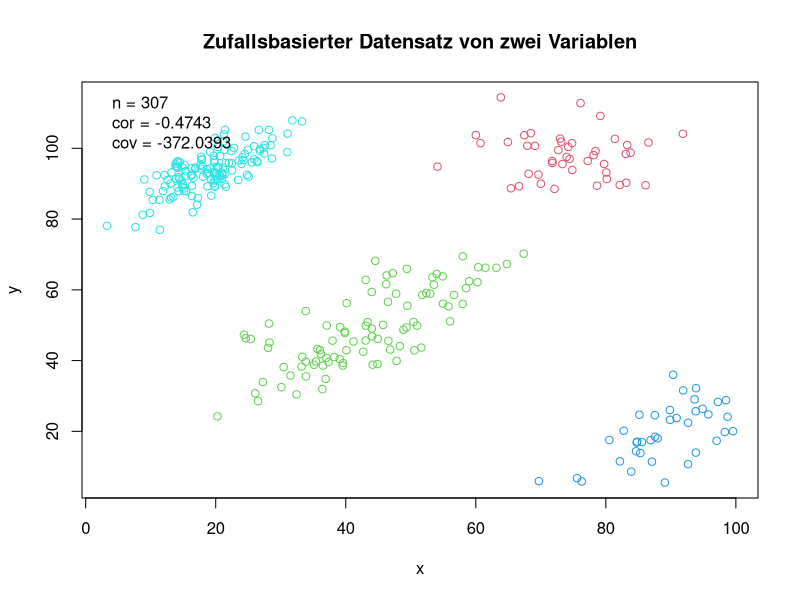
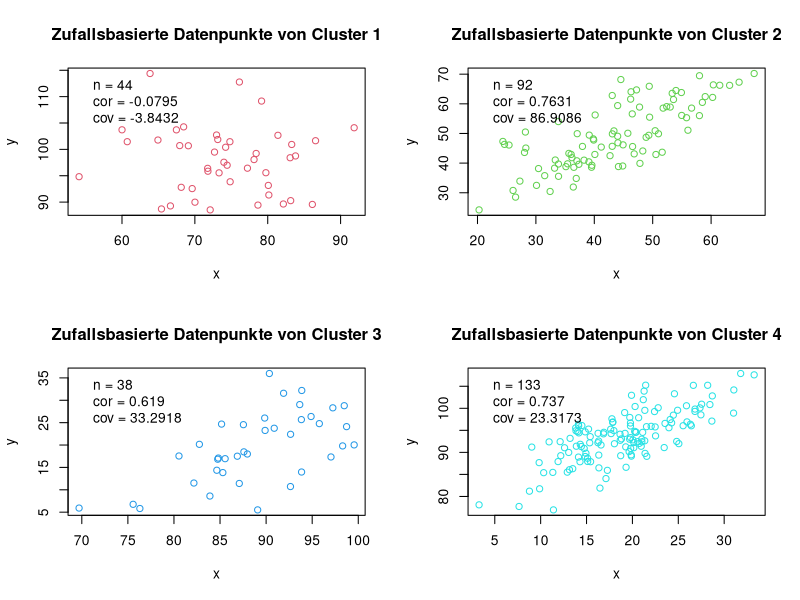
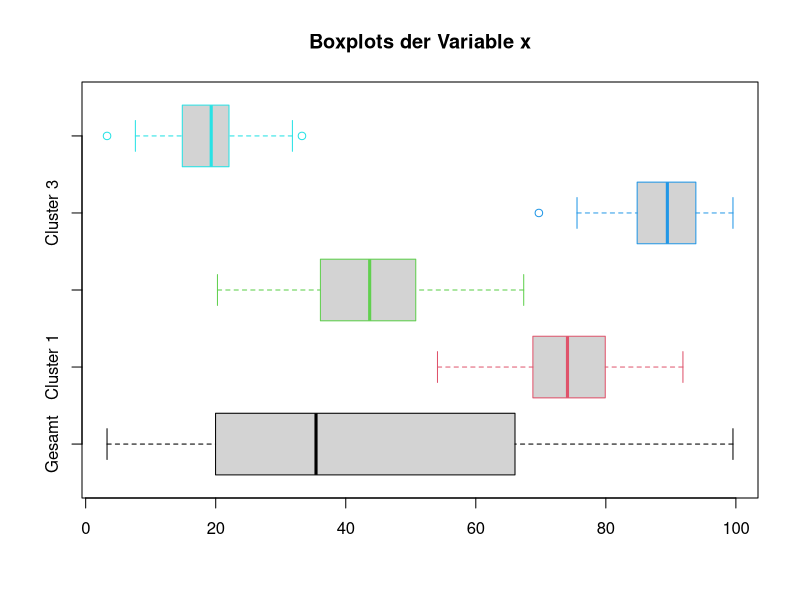
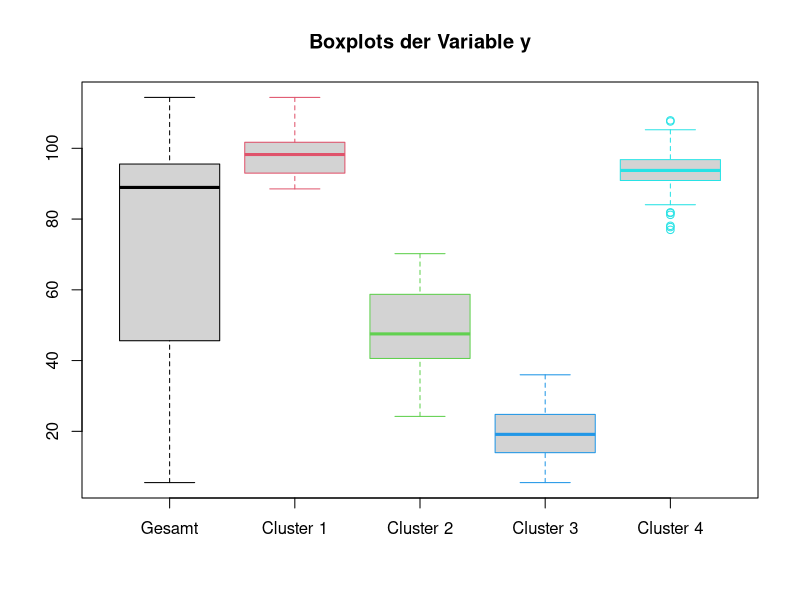

These figures' R source, in order:
library(mvtnorm)


################################################################################
# Declare functions
################################################################################


# Creates a user-defined number of clusters with 10 to 200 data points for each
# one.
# - number_of_clusters
create_clusters = function(number_of_clusters){
  
  data = matrix(0,0,3)
  
  for(i in 1:number_of_clusters){
    
    # If the range of random_numbers is chosen larger the possibility 
    # of more different clusters is higher
    random_numbers = round(runif(4,0,100))
    number_of_points = round(runif(1,10,200))
    
    index = matrix(i,number_of_points,1)
    
    new_cluster = cbind(create_single_cluster(random_numbers, number_of_points),
                        index)
    
    # Combine the different matrixes to a data matrix
    data = rbind(data, new_cluster)
  }
  
  return(data)
}


# Creates a single cluster to given
# - random_numbers
# - number_of_points
create_single_cluster = function(random_numbers, number_of_points){
  
  data = matrix
  
  mean_of_data = c(random_numbers[1],random_numbers[2])
  # Covariance matrix of has to have a positiv semidefinite quadratic form
  # Matrix fullfills the criteria because Random_numbers is sum of 
  # random_numbers[4] and another random number
  sigma_of_data = matrix(c(sum(random_numbers[3],random_numbers[4]),
                           random_numbers[4],
                           random_numbers[4],
                           sum(random_numbers[3],random_numbers[4])),2)
  
  # Combine the matrixes
  data = rmvnorm(number_of_points,
                 mean_of_data,
                 sigma_of_data)
  
  return(data)
  
}


# Gives back the order of plots in the plot viewer
# - number_of_clusters
plot_order = function(number_of_clusters){
  if(number_of_clusters >= 1 && number_of_clusters <=16){
    if(number_of_clusters == 1){
      return(c(1,1))
    }else if(number_of_clusters == 2){
      return(c(1,2))
    }else if(number_of_clusters == 3 || number_of_clusters == 4){
      return(c(2,2))
    }else if(number_of_clusters == 5 || number_of_clusters == 6){
      return(c(2,3))
    }else if(number_of_clusters >= 7 && number_of_clusters <= 9){
      return(c(3,3))
    }else if(number_of_clusters >= 10 && number_of_clusters <= 12){
      return(c(3,4))
    }else if(number_of_clusters >= 13 && number_of_clusters <= 16){
      return(c(4,4))
    }else{
      return(FALSE)
    }
  }else{
    return(FALSE)
  }
}

# Returns information useful for a legend 
# - xdata
# - ydata
getLegendInformation = function(xdata, ydata){
  
  n = length(xdata)
  co = round(cor(xdata, ydata), 4)
  cv = round(cov(xdata, ydata), 4)
  
  leg = c(paste("n =",n),
          paste("cor =",co),
          paste("cov =", cv))
  
  return(leg)
}

# Gives back the x and y variables seperated for a given matrix
# - data
getxydata = function(data){
  
  nx = length(data$x)
  name_vector = NULL
  
  for(i in 1:number_of_clusters){
    # nx = max(nx, length(data$x[data$cluster_index == i]))
    name_vector = c(name_vector, paste("Cluster",i))
  }
  
  datax = matrix(0,nx,0)
  datay = matrix(0,nx,0)
  
  for(i in 1:number_of_clusters){
    
    current_x_vector = data$x[data$cluster_index == i]
    current_y_vector = data$y[data$cluster_index == i]
    
    length(current_x_vector) = nx
    length(current_y_vector) = nx
    
    datax = cbind(datax, current_x_vector)
    datay = cbind(datay, current_y_vector)
  }
  
  colnames(datax) = colnames(datay) = name_vector
  
  return(list(datax, datay))
}

##########################################################################################################
# Generieren der Daten:
##########################################################################################################

##########################################################################################################
# (a) Erzeugen Sie sich Daten für Cluster 1 mit Hilfe der Funktion rmvnorm() aus dem R Package
# mvtnorm. Orientieren Sie sich dabei an Hausarbeit.r auf Stud.IP.
# (b) Erzeugen Sie sich Daten für Cluster 2 ebenfalls mit Hilfe der Funktion rmvnorm() aber anderen
# Werten für den Mittelwertsvektor und die Kovarianzmatrix.
# (c) Erzeugen Sie sich nach Bedarf Daten für weitere Cluster.

# Create a predefined number of clusters
number_of_clusters = 4
data = create_clusters(number_of_clusters)
colnames(data) = c("x","y","cluster_index")

data = as.data.frame(data)

##########################################################################################################
# Visualisierung der Daten:
##########################################################################################################

##########################################################################################################
# (a) F?gen Sie die Daten in einer Datenmatrix zusammen (vgl. Hausarbeit.r).

# Already done during creation of the data

# (b) Visualisieren Sie die Daten durch geeignete Grafiken, z.B. Streudiagramme oder Histogramme/Boxplots,
# sowohl unter Einbeziehung der, gemäß Simulation oben, “wahren” ClusterZugehörigkeit
# als auch ohne. Letztere Fall entspricht der Situation, die Sie in der Praxis
# vorfinden.

# Inspect the data:

head(data)
# x          y cluster_index
# [1,]  4.148538810  3.1011608             1
# [2,]  9.859807586  5.8392289             1
# [3,]  8.529918834  8.8074696             1
# [4,]  6.153870381 -0.8054947             1
# [5,]  4.252371498  1.5169027             1
# [6,] -0.008676228 -0.9352170             1

summary(data)
# x                 y          cluster_index  
# Min.   :-10.326   Min.   :-3.953   Min.   :1.000  
# 1st Qu.:  1.259   1st Qu.: 1.081   1st Qu.:2.000  
# Median :  3.295   Median : 3.332   Median :3.000  
# Mean   :  4.047   Mean   : 3.361   Mean   :2.828  
# 3rd Qu.:  7.525   3rd Qu.: 5.739   3rd Qu.:4.000  
# Max.   : 16.772   Max.   :11.248   Max.   :4.000 

# Plot all data points together
par(mfrow=c(1,1))
plot(data[,c("x","y")],
     col = data[,"cluster_index"]+1,
     main = "Zufallsbasierter Datensatz von zwei Variablen")

# Get information contained in the legend 
# of the plot
leg = getLegendInformation(data$x,
                           data$y)

# Draw legend to graph
legend("topleft",
       leg,
       bty ='n')

# Set par(mfrow=...) parameter correct
plot_order(number_of_clusters) -> plot_vector
if(FALSE == is.null(plot_vector)){
  par(mfrow=plot_vector)
}

# Scatterplots combined with boxplots
# Idea's origin: http://statmethods.net/advgraphs/layout.html 
# Plot each cluster seperately and print number of data entries
# within cluster.
for(i in 1:number_of_clusters){
  plot(x = data$x[data$cluster_index == i],
       y = data$y[data$cluster_index == i],
       col = i+1,
       main = paste("Zufallsbasierte Datenpunkte von Cluster",i),
       xlab = "x",
       ylab = "y")
  
  # Get number of points for each cluster
  leg = getLegendInformation(data$x[data$cluster_index == i],
                             data$y[data$cluster_index == i])
  
  # Draw legend to graph
  legend("topleft",
         leg,
         bty ='n')
  
}

# Boxplots
xy_of_data = getxydata(data)

par(mfrow = c(1,1))

title_of_boxplots = "Boxplots der Variable"

# Draw boxplot of the x variable
x = cbind(data$x,xy_of_data[[1]])
colnames(x) = c("Gesamt", colnames(xy_of_data[[1]]))
col_vec = c(1:(number_of_clusters+1))
boxplot(x, 
        horizontal = TRUE,
        main = paste(title_of_boxplots,"x"),
        border = col_vec)

# Draw boxplot of the y variable
y = cbind(data$y,xy_of_data[[2]])
colnames(y) = c("Gesamt", colnames(xy_of_data[[2]]))
col_vec = c(1:(number_of_clusters+1))
boxplot(y,
        main = paste(title_of_boxplots,"y"),
        border = col_vec)


# Histogram
# Startung to ...

# Covarianz

# Dendogram


# eventuell weiter auseinander liegende Daten generieren lassen


# Streudiagramme
# Histogramm
# Boxplots

# Display n

##########################################################################################################
# Vergleich von Cluster-Verfahren
##########################################################################################################

##########################################################################################################
# (a) Betrachten Sie verschiedene Cluster-Verfahren Ihrer Wahl und wenden Sie diese auf die Daten
# oben an. Beachten Sie dabei, dass die “wahre” Cluster-Zugehörigkeit hier nicht eingehen darf
# (“unsupervised learning”).

##########################################################################################################
# (b) Vergleichen Sie die Ergebnisse unter Verwendung geeigneter Grafiken. Zur Beurteilung der
# Qualität der Cluster-Verfahren können Sie nun wieder die “wahre” Cluster-Zugehörigkeit heranziehen.

##########################################################################################################
# (c) Betrachten Sie nicht nur ein Simulationsszenario; d.h. untersuchen Sie verschiedene Settings,
# z.B. bzgl. Anzahl Variablen, Beobachtungen, Cluster, sowie Mittelwertsvektoren und Kovarianzmatrizen.

##########################################################################################################
# (d) Betrachten Sie nach Möglichkeit jeweils nicht nur einen Simulationsdurchlauf sondern führen
# Sie die Simulation mehrmals durch.
